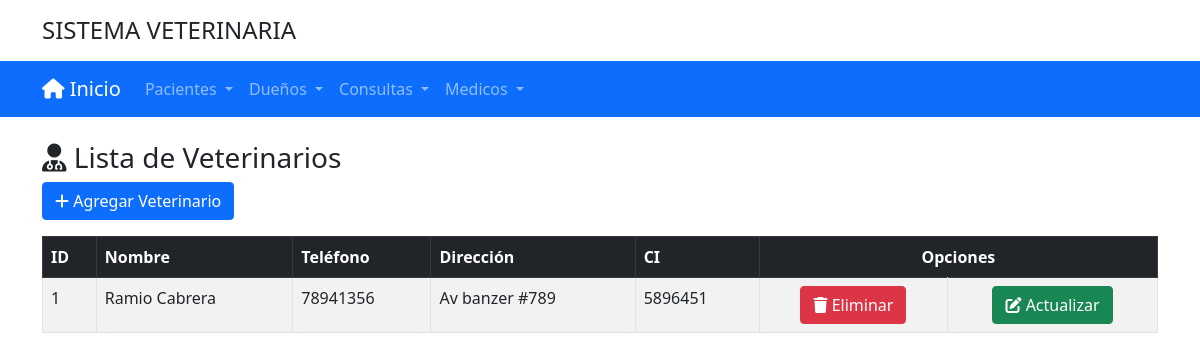
The page /vistas/listaVeterinario.php on the database its author committed.
### tables this page shows
CREATE TABLE `veterinario` (
  `id_veterinario` int(10) NOT NULL,
  `nombre` varchar(100) NOT NULL,
  `telefono` int(8) NOT NULL,
  `direccion` varchar(100) NOT NULL,
  `ci` int(10) NOT NULL
);

### vistas/listaVeterinario.php (the view, shortened to what this page needs)
<!DOCTYPE html>
<html lang="es">
<head>
</head>
<body>
<?php include "menu.php"; ?>
<div class="container mt-4">
  <h3><i class="fas fa-user-md"></i> Lista de Veterinarios</h3>
  <button type="button" class="btn btn-primary mb-3" data-bs-toggle="modal" data-bs-target="#modalVeterinario">
    <i class="fas fa-plus"></i> Agregar Veterinario
  </button>
  <table class="table table-bordered table-striped">
    <thead class="table-dark">
      <tr>
        <th>ID</th>
        <th>Nombre</th>
        <th>Teléfono</th>
        <th>Dirección</th>
        <th>CI</th>
        <th colspan="2" class="text-center">Opciones</th>
      </tr>
    </thead>
    <tbody>
      <?php
        include('../modelo/conexion.php');
        $query = "SELECT id_veterinario, nombre, telefono, direccion, ci FROM veterinario";
        $res = $conexion->query($query);
        while($row = $res->fetch_assoc()) {
      ?>
        <tr>
          <td><?php echo $row['id_veterinario']; ?></td>
          <td><?php echo $row['nombre']; ?></td>
          <td><?php echo $row['telefono']; ?></td>
          <td><?php echo $row['direccion']; ?></td>
          <td><?php echo $row['ci']; ?></td>
          <td class="text-center">
            <a class="btn btn-danger" href="../controladores/eliminarVeterinario.php?ide=<?php echo $row['id_veterinario']; ?>">
              <i class="fas fa-trash"></i> Eliminar
            </a>
          </td>
          <td class="text-center">
            <a class="btn btn-success" href="../vistas/editarFrmVeterinario.php?ide=<?php echo $row['id_veterinario']; ?>">
              <i class="fas fa-edit"></i> Actualizar
            </a>
          </td>
        </tr>
      <?php } ?>
    </tbody>
  </table>
</div>
</body>
</html>

### rows shown on the page
veterinario: id_veterinario "1", nombre "Ramio Cabrera", telefono "78941356", direccion "Av banzer #789", ci "5896451"
